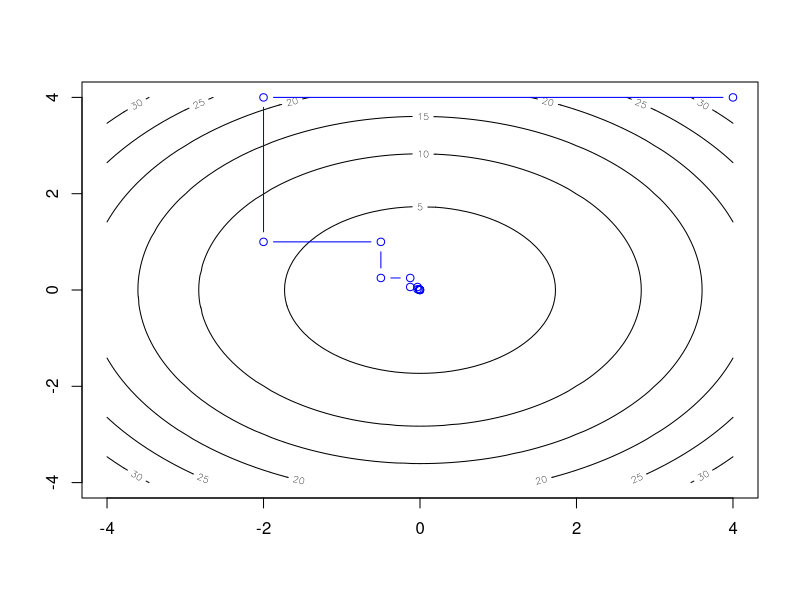
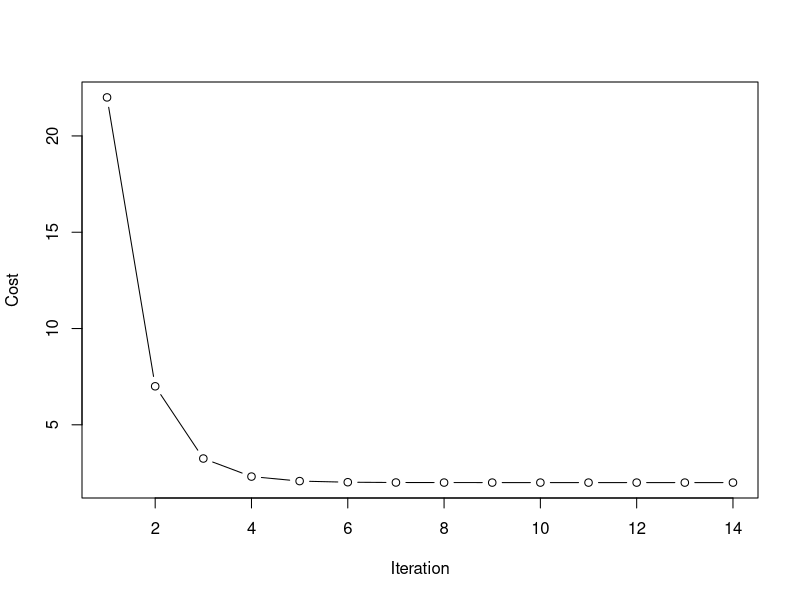
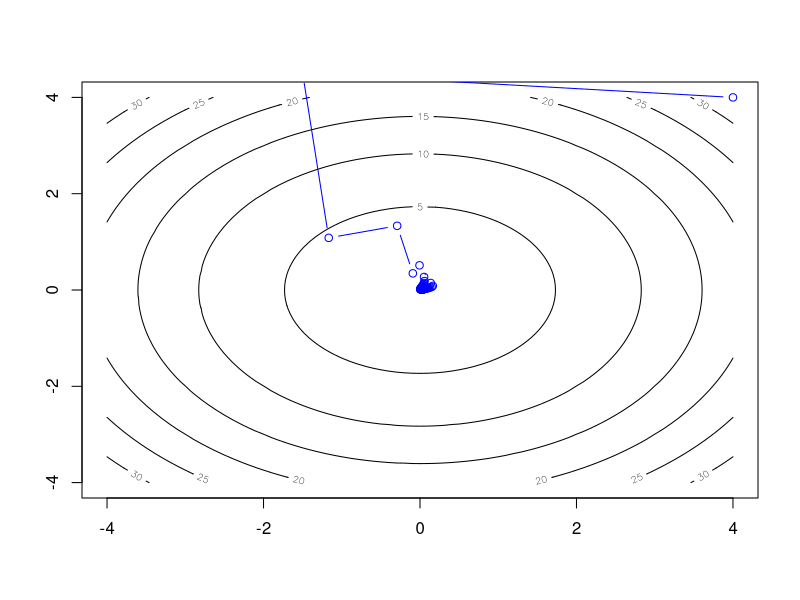
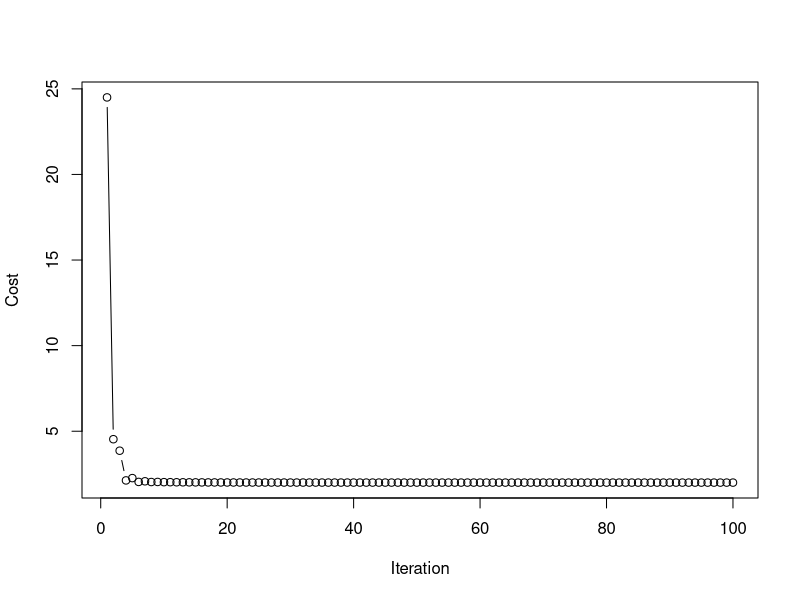

These figures' R source, in order: (Note: this script raises an error after producing the figures.)
## ---- chunk 1
g <- function(w1, w2) {
  w1^2 + w2^2 + 2
}
coordinate_descent <- function(g, alpha_choice = 1, max_its = 100, w0, tol = 10^-5) {
  
  w <- matrix(w0, nrow = 1)
  weight_history <- w
  cost_history <- numeric()

i <- 1
 repeat {
   
  for (j in 1:2) {
    i <- i + 1
    w <- rbind(w, w[i - 1, ])
    if (j == 1) {
      w[i, j] <- -w[i - 1, 2] / 2  
    } else {
      w[i, j] <- -w[i, 1] / 2  
    }
  
      weight_history <- rbind(weight_history, w[i, ])
      cost_history <- c(cost_history, g(w[i, 1], w[i, 2]))
    }
  
  #if ((g(w[i, 1], w[i, 2]) - g(w[i - 1, 1], w[i - 1, 2])) >= tol || i > max_its)
   if ( g(w[i - 1, 1], w[i - 1, 2])- (g(w[i, 1], w[i, 2])) < tol || i > max_its)
    break
}
  
  
  result <- list(
    weight_history = weight_history,
    cost_history = cost_history
  )
  
  return(result)
}



w0 <- c(4, 4)
result <- coordinate_descent(g, alpha_choice = 1, max_its = 100, w0 = w0)
xgrid <- ygrid <- seq(-4, 4, 0.1)
g_out <- outer(xgrid, ygrid, FUN = g)
contour(x = xgrid, y = ygrid, z = g_out)
points(result$weight_history[, 1], result$weight_history[, 2], type = "b", col = "blue")

plot(result$cost_history, type = "b", xlab = "Iteration", ylab = "Cost")

## ---- chunk 2
g <- function(w1, w2) {
  w1^2 + w2^2 + 2
}

coordinate_descent <- function(g, alpha_choice = 1, max_its = 100, w0, tol = 10^-5) {
  
  w <- matrix(w0, nrow = 1)
  weight_history <- w
  cost_history <- numeric()
  
  alpha0 <- 1
  

i <- 1
 repeat {
   
  for (j in 1:2) {
    i <- i + 1
    w <- rbind(w, w[i - 1, ])
    if (j == 1) {
      w[i, j] <- -w[i - 1, 2] / 2  
    } else {
      w[i, j] <- -w[i, 1] / 2  
    }
    alpha <- alpha0 *1/i
    w <- w + alpha  
      weight_history <- rbind(weight_history, w[i, ])
      cost_history <- c(cost_history, g(w[i, 1], w[i, 2]))
    }
  
  #if ((g(w[i, 1], w[i, 2]) - g(w[i - 1, 1], w[i - 1, 2])) >= tol || i > max_its)
   if ( g(w[i - 1, 1], w[i - 1, 2])- (g(w[i, 1], w[i, 2])) < tol || i > max_its)
    break
}
  
  result <- list(
    weight_history = weight_history,
    cost_history = cost_history
  )
  
  return(result)
}


w0 <- c(4, 4)

result <- coordinate_descent(g, alpha_choice = "diminishing", max_its = 100, w0 = w0)

xgrid <- ygrid <- seq(-4, 4, 0.1)
g_out <- outer(xgrid, ygrid, FUN = g)
contour(x = xgrid, y = ygrid, z = g_out)
points(result$weight_history[, 1], result$weight_history[, 2], type = "b", col = "blue")
  
plot(result$cost_history, type = "b", xlab = "Iteration", ylab = "Cost")

## ---- chunk 3
g <- function(w1, w2) {
  0.26*(w1^2 + w2^2) - 0.48*w1*w2
}

#Global minimum of the given cost function is: 
#g_prime_w1 <-0.52*w1 - 0.48*w2
#g_prime_w2 <- 0.52*w2 - 0.48*w1

#0.52w1 - 0.48w2 = 0
#0.52w2 - 0.48w1 = 0

#0.2704w1 - 0.2496w2 = 0
#0.2496w2 - 0.2304w1 = 0

#0.2704w1 - 0.2304w1 - 0.2496w2 + 0.2496w2 = 0

#0.04w1 = 0

#w1 = 0
#w2 = 0

#Therefore, the global minimum of the given cost function is at w1 = 0 and w2 = 0.

## ---- chunk 4
#First order coordinate descent algorithm as a local optimization scheme: 
#We leverage the given function's first derivative to calculate a descent direction, hence the first order; Similarly with coordinate descent we do this through solving the kth iteration and updating our  weight through the equation d/dn*g(w^N(k-1)+(n-1))=0
## ---- chunk 5
g <- function(w1, w2) {
  return(c(4 * w1 + 2 * w2, 2 * w1 + 4 * w2))
}

coordinate_descent <- function(g, alpha_choice = 1, max_its = 100, w0, tol = 1e-5) {
  w <- matrix(w0, nrow = 1)
  weight_history <- w
  cost_history <- numeric()
  i <- 1
  repeat {
    for (j in 1:2) {
      i <- i + 1
      w <- rbind(w, w[i - 1, ])
      if (j == 1) {
        w[i, j] <- -w[i - 1, 2] / 2
      } else {
        w[i, j] <- -w[i, 1] / 2
      }
      weight_history <- rbind(weight_history, w[i, ])
      cost_history <- c(cost_history, sum(g(w[i, 1], w[i, 2])^2))
    }
    if (abs(g(w[i - 1, 1], w[i - 1, 2]) - g(w[i, 1], w[i, 2])) < tol || i > max_its)
      break
  }
  result <- list(
    weight_history = weight_history,
    cost_history = cost_history
  )
  return(result)
}

w0 <- c(4, 4)
result <- coordinate_descent(g, alpha_choice = 1, max_its = 100, w0 = w0)

xgrid <- seq(-4, 4, 0.1)
ygrid <- seq(-4, 4, 0.1)
#g_out <- outer(xgrid, ygrid, FUN = (function(x, y) sum(g(x, y)^2)))

contour(x = xgrid, y = ygrid, z = g_out)
points(result$weight_history[, 1], result$weight_history[, 2], type = "b", col = "blue")

plot(result$cost_history, type = "b", xlab = "Iteration", ylab = "Cost")


## ---- chunk 6

g <- function(w1, w2) {
  return(c(4 * w1 + 2 * w2, 2 * w1 + 4 * w2))
}

coordinate_descent <- function(g, alpha_choice = 1, max_its = 100, w0, tol = 1e-5) {
  w <- matrix(w0, nrow = 1)
  weight_history <- w
  cost_history <- numeric()
  i <- 1
  alpha0 <- 1
  repeat {
    for (j in 1:2) {
      i <- i + 1
      w <- rbind(w, w[i - 1, ])
      if (j == 1) {
        w[i, j] <- -w[i - 1, 2] / 2
      } else {
        w[i, j] <- -w[i, 1] / 2
      }
      weight_history <- rbind(weight_history, w[i, ])
      cost_history <- c(cost_history, sum(g(w[i, 1], w[i, 2])^2))
      if (alpha_choice == "diminishing") {
        alpha <- alpha0 / i
        w[i, ] <- w[i, ] + alpha * g(w[i, 1], w[i, 2])
      }
    }
    if (abs(g(w[i - 1, 1], w[i - 1, 2]) - g(w[i, 1], w[i, 2])) < tol || i > max_its)
      break
  }
  result <- list(
    weight_history = weight_history,
    cost_history = cost_history
  )
  return(result)
}

w0 <- c(4, 4)
result <- coordinate_descent(g, alpha_choice = "diminishing", max_its = 100, w0 = w0)

xgrid <- seq(-4, 4, 0.1)
ygrid <- seq(-4, 4, 0.1)
g_out <- outer(xgrid, ygrid, FUN = Vectorize(function(x, y) sum(g(x, y)^2)))

contour(x = xgrid, y = ygrid, z = g_out)
points(result$weight_history[, 1], result$weight_history[, 2], type = "b", col = "blue")

plot(result$cost_history, type = "b", xlab = "Iteration", ylab = "Cost")


## ---- chunk 7
#1. The sum of convex functions is always convex and 2. The maximum of convex functions is convex
#Given: f(x) and g(x); h(x) = f(x) + g(x); thus for any 0 <= lamba <= 0; f(lamba(x) +(1-lamba)y) <= lamba*f(x) + (1-lambda)*f(y); h(lamba*x+(1-lamba)y) = f(lamba*x+(1-lambda)*y) +y(lambda*x+(1-lambda)*y); lambda*f(x)+(1-lambda)*f(y)+lambda*g(x)+(1-lambda)*g(y) = lambda(f(x)+g(x))+(1-lambda)(f(y)+g(y)+(1-lambda)(f(y)+g(y))) = lambda*h(x)+(1-lambda)*h(y)

## ---- chunk 8
g <- function(w) {
  1/50 * (w^4 + w^2 + 10*w)
}

g_prime <- function(w) {
  1/50 * (4*w^3 + 2*w + 10)
}

gd <- function(g, g_prime, alpha_choice = 1, max_its = 100, w0 = 0, tol = 1e-5) {
  alpha <- alpha_choice
  k <- 1
  w <- w0
  cost_history <- numeric(max_its)
  weight_history <- matrix(0, nrow = length(w), ncol = max_its)
  cost_history[1] <- g(w)
  weight_history[, 1] <- w
  
  while (k < max_its & sqrt(sum(g_prime(w)^2)) > tol) {
    k <- k + 1
    if (alpha_choice == "diminishing") {
      alpha <- alpha / sqrt(k)
    }
    w <- w - alpha * g_prime(w)
    cost_history[k] <- g(w)
    weight_history[, k] <- w
  }
  
  list(weight_history = weight_history[, 1:k], cost_history = cost_history[1:k])
}

g <- function(w) {
  1/50 * (w^4 + w^2 + 10 * w)
}

g_prime <- function(w) {
  1/50 * (4 * w^3 + 2 * w + 10)
}

alpha_choices <- c(1, 0.1, 0.01)
initial_point <- 2

for (i in 1:length(alpha_choices)) {
  alpha_choice <- alpha_choices[i]
  result <- gd(g, g_prime, alpha_choice, w0 = initial_point)
  
  plot(result$weight_history, result$cost_history,
       xlab = "Weight", ylab = "Cost", main = paste("Alpha =", alpha_choice))

  plot(result$cost_history,
       xlab = "Iterations", ylab = "Cost", main = paste("Alpha =", alpha_choice))
}

## ---- chunk 9

g <- function(w) {
  1/50 * (w^4 + w^2 + 10*w)
}

g_prime <- function(w) {
  1/50 * (4*w^3 + 2*w + 10)
}

gd <- function(g, g_prime, alpha_choice = 1, max_its = 100, w0 = 0, tol = 1e-5) {
  alpha <- alpha_choice
  k <- 1
  w <- w0
  cost_history <- numeric(max_its)
  weight_history <- matrix(0, nrow = length(w), ncol = max_its)
  cost_history[1] <- g(w)
  weight_history[, 1] <- w
  alpha0 <- 1
  while (k < max_its & sqrt(sum(g_prime(w)^2)) > tol) {
    k <- k + 1
    if (alpha_choice == "diminishing") {
      alpha <- alpha0 / sqrt(k)
    }
    w <- w - alpha * g_prime(w)
    cost_history[k] <- g(w)
    weight_history[, k] <- w
  }
  
  list(weight_history = weight_history[, 1:k], cost_history = cost_history[1:k])
}

g <- function(w) {
  1/50 * (w^4 + w^2 + 10 * w)
}

g_prime <- function(w) {
  1/50 * (4 * w^3 + 2 * w + 10)
}

alpha_choices <- c(1, 0.1, 0.01)
initial_point <- 2

for (i in 1:length(alpha_choices)) {
  alpha_choice <- alpha_choices[i]
  result <- gd(g, g_prime, alpha_choice = "diminishing", w0 = initial_point)
  
  plot(result$weight_history, result$cost_history,
       xlab = "Weight", ylab = "Cost", main = paste("Alpha =", alpha_choice))
  plot(result$cost_history,
       xlab = "Iterations", ylab = "Cost", main = paste("Alpha =", alpha_choice))
}
## ---- chunk 10
gd <- function(g, g_prime, alpha_choice = 1, max_its = 100, w0 = c(0, 0), tol = 1e-5) {
  alpha <- alpha_choice
  k <- 1
  w <- w0
  cost_history <- numeric(max_its)
  weight_history <- matrix(0, nrow = length(w), ncol = max_its)
  cost_history[1] <- g(w)
  weight_history[, 1] <- w
  alpha0 <- 1
  while (k < max_its & sqrt(sum(g_prime(w)^2)) > tol) {
    k <- k + 1
    if (alpha_choice == "diminishing") {
      alpha <- alpha0 / sqrt(k)
    }
    w <- w - alpha * g_prime(w)
    cost_history[k] <- g(w)
    weight_history[, k] <- w
  }
  
  list(weight_history = weight_history[, 1:k], cost_history = cost_history[1:k])
}
f <- function(w) {
  w[1]^2 + w[2]^2 - 2*w[1] - 2*w[2] + 6
}

f_prime <- function(w) {
  c(2*w[1] - 2, 2*w[2] - 2)
}

g <- function(w) {
  ((w[1]^4 + w[2]^4)/4) * ((w[1]^3 + w[2]^3)/3) - w[1]^2 - w[2]^2 + 4
}

g_prime <- function(w) {
  c((w[1]^3 + w[2]^3)*w[1] - 2*w[1], (w[1]^3 + w[2]^3)*w[2] - 2*w[2])
}
alpha_choice <- 0.01
initial_point <- c(2, 2)
result_f <- gd(f, f_prime, alpha_choice = alpha_choice, w0 = initial_point)
plot(result_f$weight_history[1, ], result_f$weight_history[2, ],
     type = "l", xlab = "w0", ylab = "w1", main = "Cost Function f")

plot(result_f$cost_history,
     xlab = "Iterations", ylab = "Cost", main = "Cost History for f")

alpha_choice <- 0.01
initial_point <- c(2, 2)
result_g <- gd(g, g_prime, alpha_choice = alpha_choice, w0 = initial_point)

plot(result_g$weight_history[1, ], result_g$weight_history[2, ],
     type = "l", xlab = "w0", ylab = "w1", main = "Cost Function g")
plot(result_g$cost_history,
     xlab = "Iterations", ylab = "Cost", main = "Cost History for g")

## ---- chunk 11
g  <- function(w) {
  (1/4 * w[1] - 2 * w[2])^2 + (1/4 * w[1] - 1/2 * w[2])^2
}

g_prime <- function(w) {
  c(2 * (1/4 * w[1] - 2 * w[2]) * (1/4), 2 * (1/4 * w[1] - 2 * w[2]) * (-2) +
       2 * (1/4 * w[1] - 1/2 * w[2]) * (1/4))
}

gd_modified <- function(g, g_prime, alpha_choice = 1, max_its = 100, w0 = 0, tol = 1e-5, normalized = 1) {
  alpha <- alpha_choice
  k <- 1
  w <- w0
  cost_history <- numeric(max_its)
  weight_history <- matrix(0, nrow = length(w), ncol = max_its)
  cost_history[1] <- g(w)
  weight_history[, 1] <- w
  alpha0 <- 1
  
  while (k < max_its & sqrt(sum(g_prime(w)^2)) > tol) {
    k <- k + 1
    if (alpha_choice == "diminishing") {
      alpha <- alpha0 / sqrt(k)
    }
    if (normalized == 1) {
      g_prime_norm <- g_prime(w) / sqrt(sum(g_prime(w)^2))
    } else if (normalized == -1) {
      g_prime_norm <- g_prime(w) / abs(g_prime(w))
    } else {
      g_prime_norm <- g_prime(w)
    }
    w <- w - alpha * g_prime_norm
    cost_history[k] <- g(w)
    weight_history[, k] <- w
  }
  
  list(weight_history = weight_history[, 1:k], cost_history = cost_history[1:k])
}


w0 <- c(-4, 4)
max_steps <- 50

result_standard <- gd_modified(g, g_prime, max_its = max_steps, w0 = w0, normalized = 0)
result_full_normalized <- gd_modified(g, g_prime, max_its = max_steps, w0 = w0, normalized = 1)
result_component_normalized <- gd_modified(g, g_prime, max_its = max_steps, w0 = w0, normalized = -1)

plot(result_standard$weight_history[1, ], result_standard$weight_history[2, ], xlab = "w0", ylab = "w1", main = "Unnormalized Gradient Descent")
plot(result_full_normalized$weight_history[1, ], result_full_normalized$weight_history[2, ],type= "l", xlab = "w0", ylab = "w1", main = "Normalized Gradient Descent")
plot(result_component_normalized$weight_history[1, ], result_component_normalized$weight_history[2, ], xlab = "w0", ylab = "w1", main = "Component-wise Gradient Descent")

